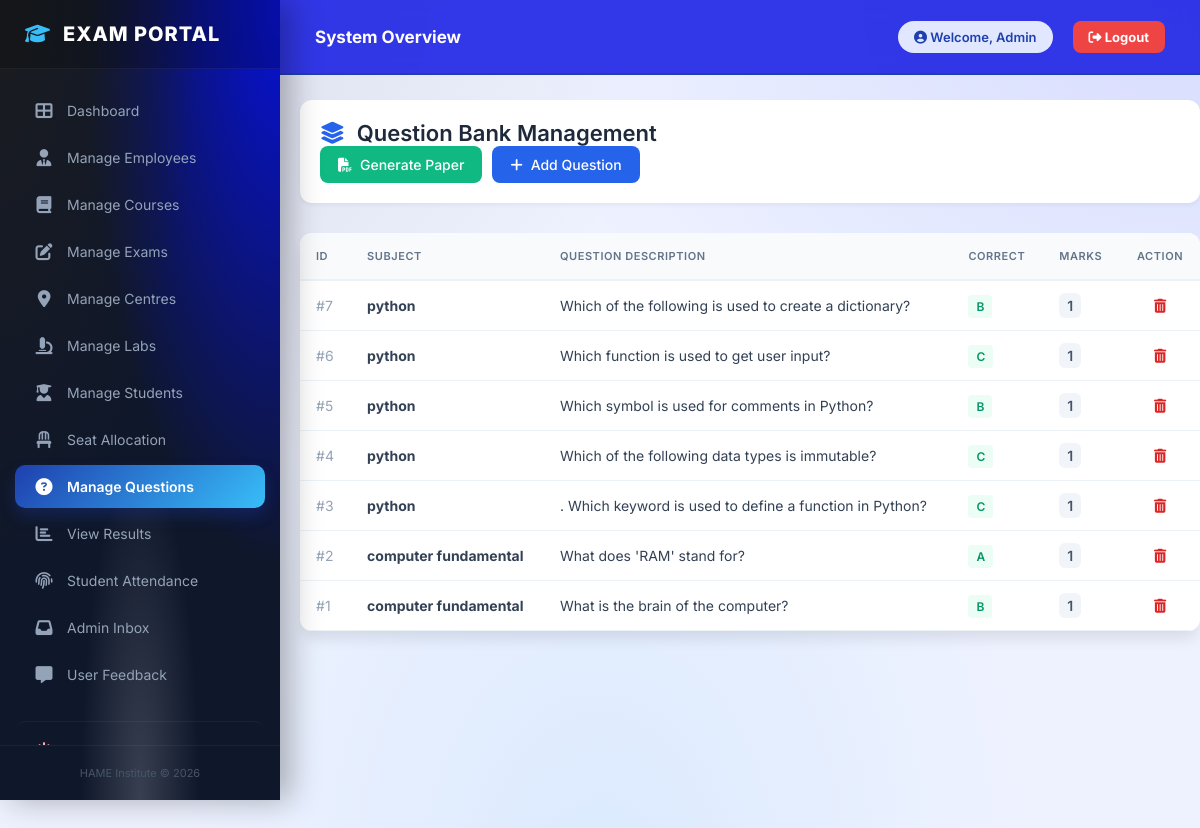
Page /admin/view_questions.php on the committed database.
### tables this page shows
CREATE TABLE `question_bank` (
  `id` int(11) NOT NULL,
  `exam_id` int(11) NOT NULL,
  `exam_name` varchar(100) DEFAULT NULL,
  `subject` varchar(100) DEFAULT NULL,
  `question` text DEFAULT NULL,
  `option_a` varchar(255) DEFAULT NULL,
  `option_b` varchar(255) DEFAULT NULL,
  `option_c` varchar(255) DEFAULT NULL,
  `option_d` varchar(255) DEFAULT NULL,
  `correct_option` varchar(1) DEFAULT NULL,
  `marks` int(11) DEFAULT NULL,
  `created_at` timestamp NOT NULL DEFAULT current_timestamp()
);

### admin/view_questions.php (the view, shortened to what this page needs)
<?php
include "../config.php";
$result = mysqli_query($conn, "SELECT * FROM question_bank ORDER BY id DESC");
?>
<!DOCTYPE html>
<html lang="en">
<head>
    <link rel="stylesheet" href="https://cdnjs.cloudflare.com/ajax/libs/font-awesome/6.0.0/css/all.min.css">
</head>
<body>
<?php if(file_exists("sidebar.php")) { include("sidebar.php"); } ?>
<div class="container">
    <div class="header-flex">
        <h2>
            <i class="fa-solid fa-layer-group" style="color: #2563eb; margin-right: 12px;"></i>
            Question Bank Management
        </h2>
        <div class="action-buttons">
            <a href="generate_paper.php" class="btn btn-print">
                <i class="fa-solid fa-file-pdf"></i> Generate Paper
            </a>
            <a href="add_question.php" class="btn btn-add">
                <i class="fa fa-plus"></i> Add Question
            </a>
        </div>
    </div>
    <div class="table-card">
        <div class="table-responsive">
            <table>
                <thead>
                    <tr>
                        <th>ID</th>
                        <th>Subject</th>
                        <th>Question Description</th>
                        <th>Correct</th>
                        <th>Marks</th>
                        <th style="text-align: center;">Action</th>
                    </tr>
                </thead>
                <tbody>
                    <?php if(mysqli_num_rows($result) > 0): ?>
                        <?php while($row = mysqli_fetch_assoc($result)){ ?>
                        <tr>
                            <td><span style="color: #94a3b8;">#<?php echo $row['id']; ?></span></td>
                            <td><strong><?php echo htmlspecialchars($row['subject']); ?></strong></td>
                            <td style="max-width: 400px;"><?php echo htmlspecialchars($row['question']); ?></td>
                            <td><span class="correct-ans"><?php echo htmlspecialchars($row['correct_option']); ?></span></td>
                            <td><span class="badge-marks"><?php echo $row['marks']; ?></span></td>
                            <td style="text-align: center;">
                                <a href="delete_question.php?id=<?php echo $row['id']; ?>"
                                   class="btn-delete"
                                   onclick="return confirm('Kya aap sach mein ise delete karna chahte hain?')">
                                   <i class="fa-solid fa-trash-can"></i>
                                </a>
                            </td>
                        </tr>
                        <?php } ?>
                    <?php endif; ?>
                </tbody>
            </table>
        </div>
    </div>
</div>
</body>
</html>

### admin/view_questions.php (style rules this page uses)
* { margin: 0; padding: 0; box-sizing: border-box; font-family: 'Inter', sans-serif; }
body { background-color: #f0f2f5; padding: 40px 20px; }
.container { max-width: 1300px; margin: 0 auto; margin-left: 300px; transition: all 0.3s ease; }
.header-flex { margin-top:100px; justify-content: space-between; align-items: center; margin-bottom: 30px; background: white; padding: 20px; border-radius: 12px; box-shadow: 0 2px 4px rgba(0,0,0,0.05); }
h2 { color: #1e293b; font-size: 22px; font-weight: 600; display: flex; align-items: center; }
.action-buttons { display: flex; gap: 10px; }
.btn { padding: 10px 18px; text-decoration: none; border-radius: 8px; font-weight: 500; font-size: 14px; display: flex; align-items: center; gap: 8px; transition: all 0.3s ease; }
.btn-add { background-color: #2563eb; color: white; }
.btn-print { background-color: #10b981; color: white; }
.table-card { background: white; border-radius: 12px; box-shadow: 0 10px 15px -3px rgba(0, 0, 0, 0.1); overflow: hidden; }
.table-responsive { overflow-x: auto; }
table { width: 100%; border-collapse: collapse; text-align: left; }
th { background-color: #f8fafc; color: #64748b; font-weight: 600; text-transform: uppercase; font-size: 11px; letter-spacing: 0.05em; padding: 16px; border-bottom: 2px solid #edf2f7; }
td { padding: 16px; color: #334155; font-size: 14px; border-bottom: 1px solid #edf2f7; vertical-align: middle; }
.badge-marks { background-color: #f1f5f9; padding: 4px 8px; border-radius: 6px; font-weight: 600; color: #475569; }
.correct-ans { color: #059669; background: #ecfdf5; padding: 4px 8px; border-radius: 4px; font-weight: 600; font-size: 12px; }
.btn-delete { color: #dc2626; text-decoration: none; font-weight: 500; padding: 6px 12px; border-radius: 6px; }

### admin/sidebar.php (style rules this page uses)
:root { --primary-blue: #1e40af; --dark-navy: #0f172a; --sky-accent: #38bdf8; --light-blue-bg: #f0f7ff; --sidebar-width: 280px; --topbar-height: 75px; }
* { box-sizing: border-box; }
body { margin: 0; padding: 0; font-family: 'Plus Jakarta Sans', sans-serif; background-color: #eef2ff; background-image: radial-gradient(at 0% 0%, rgba(15, 18, 28, 0.1) 0px, transparent 40%), radial-gradient(at 100% 0%, rgba(14, 26, 250, 0.1) 0px, transparent 40%), radial-gradient(at 50% 100%, rgba(219, 234, 254, 1) 0px, transparent 50%); background-attachment: fixed; min-height: 100vh; }

### rows in the picture
question_bank: id "7", subject "python", question "Which of the following is used to create a dictionary?", correct_option "B", marks "1"
question_bank: id "6", subject "python", question "Which function is used to get user input?", correct_option "C", marks "1"
question_bank: id "5", subject "python", question "Which symbol is used for comments in Python?", correct_option "B", marks "1"
question_bank: id "4", subject "python", question "Which of the following data types is immutable?", correct_option "C", marks "1"
question_bank: id "3", subject "python", question ". Which keyword is used to define a function in Python?", correct_option "C", marks "1"
question_bank: id "2", subject "computer fundamental", question "What does 'RAM' stand for?", correct_option "A", marks "1"
question_bank: id "1", subject "computer fundamental", question "What is the brain of the computer?", correct_option "B", marks "1"
